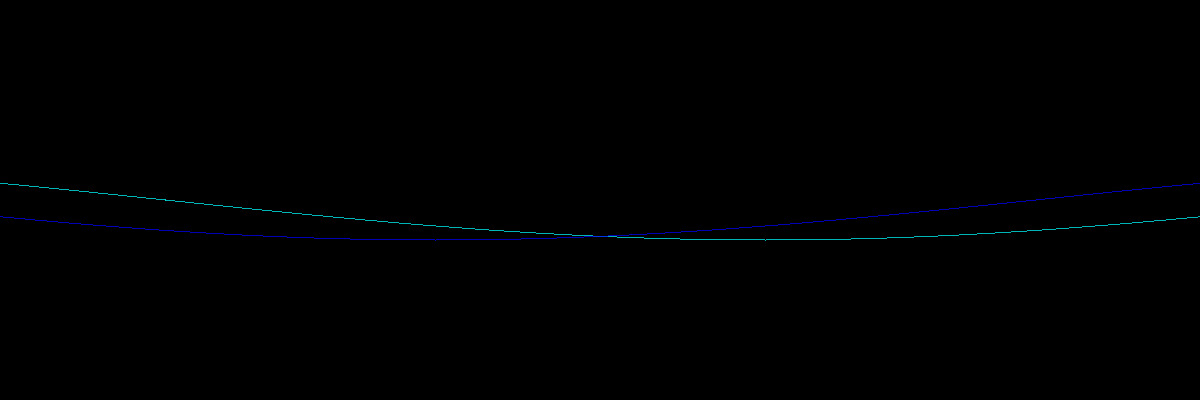
Frame 1 (no input)
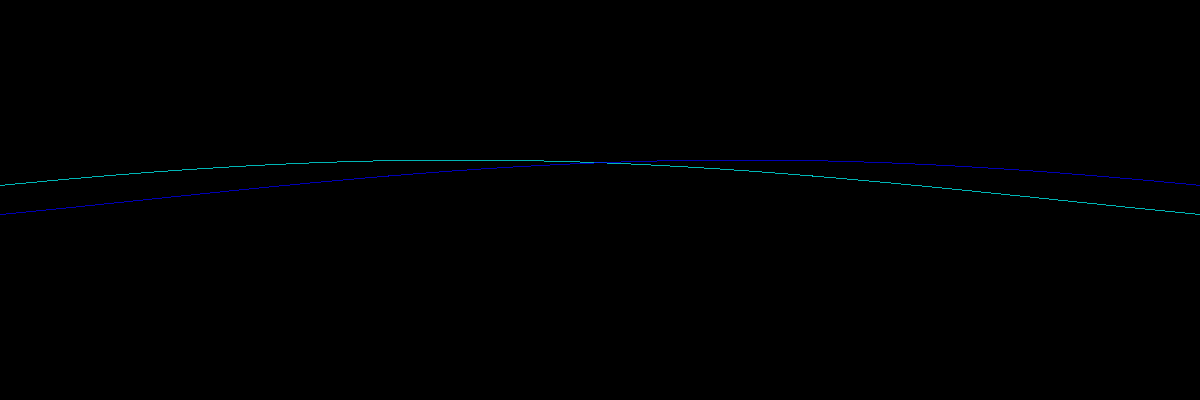
Frame 60 (the mouse pressed at the canvas centre just before this capture)
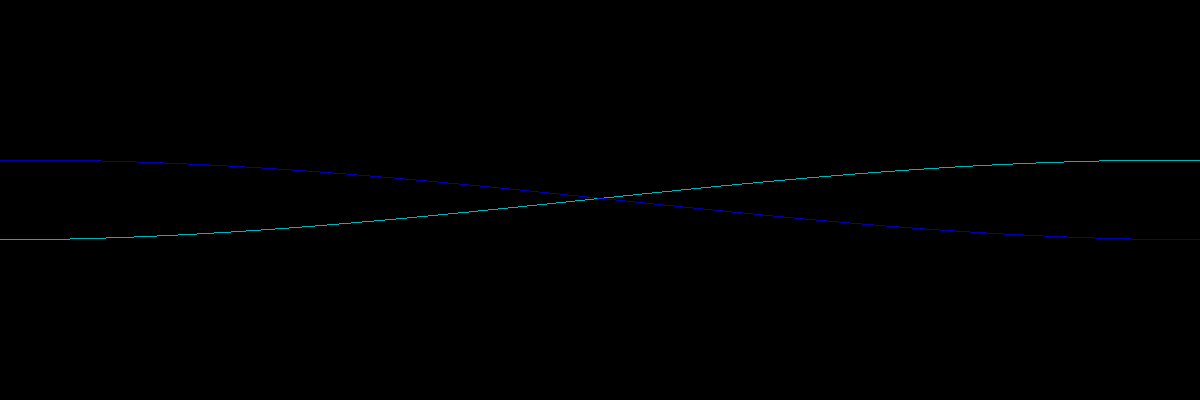
Frame 120 (the mouse held since frame 60 and released just before this capture)

The Processing sketch that drew these frames (run headless with seeded random() and noise(); from frame 60 on, the mouse is pressed at the canvas centre):

// Processing sketch: processing_94209
// ── processing_94209.pde

ArrayList<TravellingWave> waves = new ArrayList<TravellingWave>();
float t = 0;

int n = 1;

void setup() {
  size(1200,400);
}

void draw() {
  background(0);
  translate(0,height/2);
  
  waves.clear();
  waves.add(new TravellingWave(40,(0.25)*n,0, color(0,255,255)));
  waves.add(new TravellingWave(40,-(0.25)*n,0, color(0,0,255)));
  
  t = millis()/1000.0;
  if (keyPressed && key == ENTER) drawSuperposition();
  else drawWaves();
}

void drawWaves() {
  for (TravellingWave wave : waves) {
    stroke(wave.getColor());
    for (int x = 0; x <= width; x++) point(float(x),wave.y(float(x),t));
  }
}

void drawSuperposition() {
  stroke(255);
  
  for (int x = 0; x <= width; x++) {
    float y = 0;
    for (TravellingWave wave : waves) y += wave.y(float(x),t);   
    point(float(x),y);
  }
  
}

void keyPressed() {
  if (keyCode == LEFT) {
    n--;
    if (n == 0) n = 1;
  } else if (keyCode == RIGHT) {
    n++;
  }
}

class TravellingWave {

  private static final float v = 600;
  
  private float a;  // Ammplitude
  private float k;  // Angular Wavenumber
  private float w;  // Angular Frequency
  private float p;  // Phase Shift

  private color c;  // color
  
  TravellingWave(float amp, float freq, float phase, color clr) {
    a = amp;
    w = TWO_PI*freq;
    k = abs(w/v); // wavenumber = PI/300
    p = phase;
    
    c = clr;
  }
  
  float y (float x, float t) {
    return a*sin(k*x-w*t + p);
  }

  color getColor() {
    return c;
  }
}
